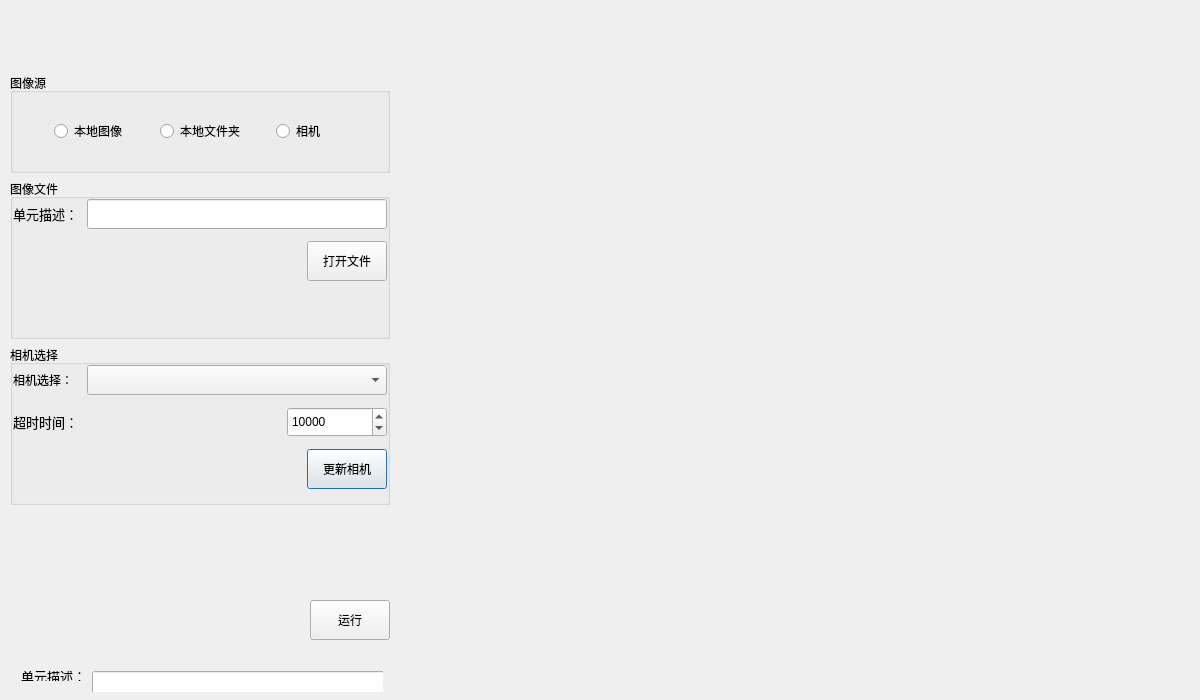
<?xml version="1.0" encoding="UTF-8"?>
<ui version="4.0">
 <class>FramImageSourceClass</class>
 <widget class="QDialog" name="FramImageSourceClass">
  <property name="geometry">
   <rect>
    <x>0</x>
    <y>0</y>
    <width>1200</width>
    <height>700</height>
   </rect>
  </property>
  <property name="minimumSize">
   <size>
    <width>1200</width>
    <height>700</height>
   </size>
  </property>
  <property name="maximumSize">
   <size>
    <width>1200</width>
    <height>700</height>
   </size>
  </property>
  <property name="windowTitle">
   <string>FramImageSource</string>
  </property>
  <layout class="QGridLayout" name="gridLayout_3">
   <property name="leftMargin">
    <number>4</number>
   </property>
   <property name="topMargin">
    <number>4</number>
   </property>
   <property name="rightMargin">
    <number>0</number>
   </property>
   <property name="bottomMargin">
    <number>0</number>
   </property>
   <property name="horizontalSpacing">
    <number>4</number>
   </property>
   <property name="verticalSpacing">
    <number>0</number>
   </property>
   <item row="0" column="0">
    <widget class="QWidget" name="widgetToolSet" native="true">
     <layout class="QGridLayout" name="gridLayout_2">
      <property name="leftMargin">
       <number>0</number>
      </property>
      <property name="topMargin">
       <number>0</number>
      </property>
      <property name="rightMargin">
       <number>0</number>
      </property>
      <property name="bottomMargin">
       <number>0</number>
      </property>
      <item row="1" column="0">
       <widget class="QGroupBox" name="groupBox">
        <property name="minimumSize">
         <size>
          <width>380</width>
          <height>100</height>
         </size>
        </property>
        <property name="maximumSize">
         <size>
          <width>380</width>
          <height>100</height>
         </size>
        </property>
        <property name="title">
         <string>图像源</string>
        </property>
        <layout class="QHBoxLayout" name="horizontalLayout_6">
         <item>
          <widget class="QRadioButton" name="radioButtonLocaImage">
           <property name="maximumSize">
            <size>
             <width>70</width>
             <height>16777215</height>
            </size>
           </property>
           <property name="text">
            <string>本地图像</string>
           </property>
          </widget>
         </item>
         <item>
          <widget class="QRadioButton" name="radioButtonLocaImageDir">
           <property name="maximumSize">
            <size>
             <width>80</width>
             <height>16777215</height>
            </size>
           </property>
           <property name="text">
            <string>本地文件夹</string>
           </property>
          </widget>
         </item>
         <item>
          <widget class="QRadioButton" name="radioButtonCamera">
           <property name="maximumSize">
            <size>
             <width>70</width>
             <height>16777215</height>
            </size>
           </property>
           <property name="text">
            <string>相机</string>
           </property>
          </widget>
         </item>
        </layout>
       </widget>
      </item>
      <item row="3" column="0">
       <widget class="QGroupBox" name="groupBox_3">
        <property name="minimumSize">
         <size>
          <width>380</width>
          <height>160</height>
         </size>
        </property>
        <property name="maximumSize">
         <size>
          <width>380</width>
          <height>160</height>
         </size>
        </property>
        <property name="title">
         <string>相机选择</string>
        </property>
        <layout class="QVBoxLayout" name="verticalLayout">
         <property name="spacing">
          <number>12</number>
         </property>
         <property name="leftMargin">
          <number>0</number>
         </property>
         <property name="topMargin">
          <number>0</number>
         </property>
         <property name="rightMargin">
          <number>0</number>
         </property>
         <property name="bottomMargin">
          <number>0</number>
         </property>
         <item>
          <layout class="QHBoxLayout" name="horizontalLayout_4">
           <item>
            <widget class="QLabel" name="label_5">
             <property name="text">
              <string>相机选择：</string>
             </property>
            </widget>
           </item>
           <item>
            <widget class="QComboBox" name="comboBox">
             <property name="minimumSize">
              <size>
               <width>300</width>
               <height>30</height>
              </size>
             </property>
             <property name="maximumSize">
              <size>
               <width>300</width>
               <height>30</height>
              </size>
             </property>
            </widget>
           </item>
          </layout>
         </item>
         <item>
          <layout class="QHBoxLayout" name="horizontalLayout">
           <item>
            <widget class="QLabel" name="label_6">
             <property name="sizePolicy">
              <sizepolicy hsizetype="Fixed" vsizetype="Fixed">
               <horstretch>0</horstretch>
               <verstretch>0</verstretch>
              </sizepolicy>
             </property>
             <property name="maximumSize">
              <size>
               <width>83</width>
               <height>25</height>
              </size>
             </property>
             <property name="font">
              <font>
               <family>微软雅黑</family>
               <pointsize>10</pointsize>
              </font>
             </property>
             <property name="styleSheet">
              <string notr="true">background-color: rgba(255, 255, 255, 0);</string>
             </property>
             <property name="text">
              <string>超时时间：</string>
             </property>
            </widget>
           </item>
           <item>
            <spacer name="horizontalSpacer_2">
             <property name="orientation">
              <enum>Qt::Horizontal</enum>
             </property>
             <property name="sizeHint" stdset="0">
              <size>
               <width>40</width>
               <height>20</height>
              </size>
             </property>
            </spacer>
           </item>
           <item>
            <widget class="QSpinBox" name="spinBoxTimeOut">
             <property name="minimumSize">
              <size>
               <width>100</width>
               <height>30</height>
              </size>
             </property>
             <property name="maximumSize">
              <size>
               <width>100</width>
               <height>30</height>
              </size>
             </property>
             <property name="maximum">
              <number>1000000000</number>
             </property>
             <property name="singleStep">
              <number>10</number>
             </property>
             <property name="value">
              <number>10000</number>
             </property>
            </widget>
           </item>
          </layout>
         </item>
         <item>
          <layout class="QHBoxLayout" name="horizontalLayout_5">
           <item>
            <spacer name="horizontalSpacer">
             <property name="orientation">
              <enum>Qt::Horizontal</enum>
             </property>
             <property name="sizeHint" stdset="0">
              <size>
               <width>40</width>
               <height>20</height>
              </size>
             </property>
            </spacer>
           </item>
           <item>
            <widget class="QPushButton" name="pushButtonUpdataCamera">
             <property name="minimumSize">
              <size>
               <width>80</width>
               <height>40</height>
              </size>
             </property>
             <property name="maximumSize">
              <size>
               <width>80</width>
               <height>40</height>
              </size>
             </property>
             <property name="text">
              <string>更新相机</string>
             </property>
            </widget>
           </item>
          </layout>
         </item>
         <item>
          <spacer name="verticalSpacer_2">
           <property name="orientation">
            <enum>Qt::Vertical</enum>
           </property>
           <property name="sizeHint" stdset="0">
            <size>
             <width>20</width>
             <height>40</height>
            </size>
           </property>
          </spacer>
         </item>
        </layout>
       </widget>
      </item>
      <item row="5" column="0">
       <widget class="QWidget" name="widget" native="true">
        <property name="minimumSize">
         <size>
          <width>380</width>
          <height>120</height>
         </size>
        </property>
        <property name="maximumSize">
         <size>
          <width>380</width>
          <height>120</height>
         </size>
        </property>
        <widget class="QWidget" name="layoutWidget">
         <property name="geometry">
          <rect>
           <x>0</x>
           <y>80</y>
           <width>373</width>
           <height>32</height>
          </rect>
         </property>
         <layout class="QHBoxLayout" name="horizontalLayout_2">
          <item>
           <widget class="QLabel" name="label_3">
            <property name="sizePolicy">
             <sizepolicy hsizetype="Fixed" vsizetype="Fixed">
              <horstretch>0</horstretch>
              <verstretch>0</verstretch>
             </sizepolicy>
            </property>
            <property name="maximumSize">
             <size>
              <width>83</width>
              <height>25</height>
             </size>
            </property>
            <property name="font">
             <font>
              <family>微软雅黑</family>
              <pointsize>10</pointsize>
             </font>
            </property>
            <property name="styleSheet">
             <string notr="true">background-color: rgba(255, 255, 255, 0);</string>
            </property>
            <property name="text">
             <string>单元描述：</string>
            </property>
           </widget>
          </item>
          <item>
           <widget class="QLineEdit" name="txtDescribe">
            <property name="sizePolicy">
             <sizepolicy hsizetype="Fixed" vsizetype="Fixed">
              <horstretch>0</horstretch>
              <verstretch>0</verstretch>
             </sizepolicy>
            </property>
            <property name="minimumSize">
             <size>
              <width>300</width>
              <height>30</height>
             </size>
            </property>
            <property name="maximumSize">
             <size>
              <width>300</width>
              <height>30</height>
             </size>
            </property>
            <property name="font">
             <font>
              <family>微软雅黑</family>
              <pointsize>10</pointsize>
             </font>
            </property>
           </widget>
          </item>
         </layout>
        </widget>
        <widget class="QPushButton" name="pushButtonExecute">
         <property name="geometry">
          <rect>
           <x>300</x>
           <y>20</y>
           <width>80</width>
           <height>40</height>
          </rect>
         </property>
         <property name="minimumSize">
          <size>
           <width>80</width>
           <height>40</height>
          </size>
         </property>
         <property name="maximumSize">
          <size>
           <width>80</width>
           <height>40</height>
          </size>
         </property>
         <property name="text">
          <string>运行</string>
         </property>
        </widget>
       </widget>
      </item>
      <item row="2" column="0">
       <widget class="QGroupBox" name="groupBox_2">
        <property name="minimumSize">
         <size>
          <width>380</width>
          <height>160</height>
         </size>
        </property>
        <property name="maximumSize">
         <size>
          <width>380</width>
          <height>160</height>
         </size>
        </property>
        <property name="title">
         <string>图像文件</string>
        </property>
        <layout class="QGridLayout" name="gridLayout">
         <property name="leftMargin">
          <number>0</number>
         </property>
         <property name="topMargin">
          <number>0</number>
         </property>
         <property name="rightMargin">
          <number>0</number>
         </property>
         <property name="bottomMargin">
          <number>0</number>
         </property>
         <property name="horizontalSpacing">
          <number>0</number>
         </property>
         <property name="verticalSpacing">
          <number>12</number>
         </property>
         <item row="1" column="0">
          <layout class="QHBoxLayout" name="horizontalLayout_7">
           <item>
            <spacer name="horizontalSpacer_3">
             <property name="orientation">
              <enum>Qt::Horizontal</enum>
             </property>
             <property name="sizeHint" stdset="0">
              <size>
               <width>40</width>
               <height>20</height>
              </size>
             </property>
            </spacer>
           </item>
           <item>
            <widget class="QPushButton" name="pushButtonOpenLocalImage">
             <property name="minimumSize">
              <size>
               <width>80</width>
               <height>40</height>
              </size>
             </property>
             <property name="maximumSize">
              <size>
               <width>80</width>
               <height>40</height>
              </size>
             </property>
             <property name="text">
              <string>打开文件</string>
             </property>
            </widget>
           </item>
          </layout>
         </item>
         <item row="0" column="0">
          <layout class="QHBoxLayout" name="horizontalLayout_3">
           <item>
            <widget class="QLabel" name="label_4">
             <property name="sizePolicy">
              <sizepolicy hsizetype="Fixed" vsizetype="Fixed">
               <horstretch>0</horstretch>
               <verstretch>0</verstretch>
              </sizepolicy>
             </property>
             <property name="maximumSize">
              <size>
               <width>83</width>
               <height>25</height>
              </size>
             </property>
             <property name="font">
              <font>
               <family>微软雅黑</family>
               <pointsize>10</pointsize>
              </font>
             </property>
             <property name="styleSheet">
              <string notr="true">background-color: rgba(255, 255, 255, 0);</string>
             </property>
             <property name="text">
              <string>单元描述：</string>
             </property>
            </widget>
           </item>
           <item>
            <widget class="QLineEdit" name="qLineEditLocalImagePath">
             <property name="sizePolicy">
              <sizepolicy hsizetype="Fixed" vsizetype="Fixed">
               <horstretch>0</horstretch>
               <verstretch>0</verstretch>
              </sizepolicy>
             </property>
             <property name="minimumSize">
              <size>
               <width>300</width>
               <height>30</height>
              </size>
             </property>
             <property name="maximumSize">
              <size>
               <width>300</width>
               <height>30</height>
              </size>
             </property>
             <property name="font">
              <font>
               <family>微软雅黑</family>
               <pointsize>10</pointsize>
              </font>
             </property>
            </widget>
           </item>
          </layout>
         </item>
         <item row="2" column="0">
          <spacer name="verticalSpacer">
           <property name="orientation">
            <enum>Qt::Vertical</enum>
           </property>
           <property name="sizeHint" stdset="0">
            <size>
             <width>20</width>
             <height>40</height>
            </size>
           </property>
          </spacer>
         </item>
        </layout>
       </widget>
      </item>
      <item row="0" column="0">
       <spacer name="verticalSpacer_4">
        <property name="orientation">
         <enum>Qt::Vertical</enum>
        </property>
        <property name="sizeHint" stdset="0">
         <size>
          <width>20</width>
          <height>33</height>
         </size>
        </property>
       </spacer>
      </item>
      <item row="4" column="0">
       <spacer name="verticalSpacer_3">
        <property name="orientation">
         <enum>Qt::Vertical</enum>
        </property>
        <property name="sizeHint" stdset="0">
         <size>
          <width>20</width>
          <height>40</height>
         </size>
        </property>
       </spacer>
      </item>
     </layout>
    </widget>
   </item>
   <item row="0" column="1">
    <widget class="QWidget" name="widgetImageShow" native="true">
     <property name="minimumSize">
      <size>
       <width>800</width>
       <height>700</height>
      </size>
     </property>
     <property name="maximumSize">
      <size>
       <width>800</width>
       <height>700</height>
      </size>
     </property>
    </widget>
   </item>
  </layout>
 </widget>
 <layoutdefault spacing="6" margin="11"/>
 <resources>
  <include location="FramImageSource.qrc"/>
 </resources>
 <connections/>
</ui>
